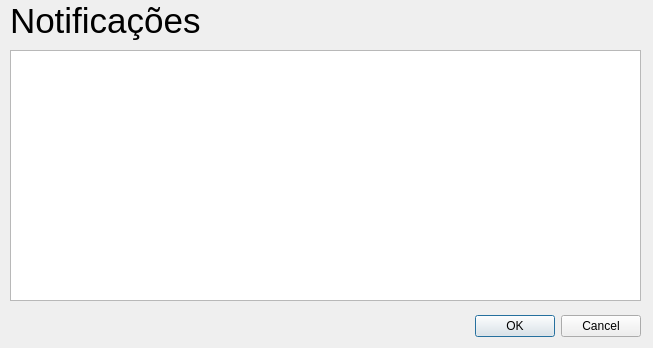
<?xml version="1.0" encoding="UTF-8"?>
<ui version="4.0">
 <class>telaNotificacoes</class>
 <widget class="QDialog" name="telaNotificacoes">
  <property name="geometry">
   <rect>
    <x>0</x>
    <y>0</y>
    <width>653</width>
    <height>348</height>
   </rect>
  </property>
  <property name="windowTitle">
   <string>Dialog</string>
  </property>
  <widget class="QDialogButtonBox" name="buttonBox">
   <property name="geometry">
    <rect>
     <x>300</x>
     <y>310</y>
     <width>341</width>
     <height>32</height>
    </rect>
   </property>
   <property name="orientation">
    <enum>Qt::Horizontal</enum>
   </property>
   <property name="standardButtons">
    <set>QDialogButtonBox::Cancel|QDialogButtonBox::Ok</set>
   </property>
  </widget>
  <widget class="QTableWidget" name="tb_reservas">
   <property name="geometry">
    <rect>
     <x>10</x>
     <y>50</y>
     <width>631</width>
     <height>251</height>
    </rect>
   </property>
  </widget>
  <widget class="QLabel" name="label">
   <property name="geometry">
    <rect>
     <x>10</x>
     <y>0</y>
     <width>281</width>
     <height>41</height>
    </rect>
   </property>
   <property name="font">
    <font>
     <pointsize>26</pointsize>
    </font>
   </property>
   <property name="text">
    <string>Notificações</string>
   </property>
  </widget>
 </widget>
 <resources/>
 <connections>
  <connection>
   <sender>buttonBox</sender>
   <signal>accepted()</signal>
   <receiver>telaNotificacoes</receiver>
   <slot>accept()</slot>
   <hints>
    <hint type="sourcelabel">
     <x>248</x>
     <y>254</y>
    </hint>
    <hint type="destinationlabel">
     <x>157</x>
     <y>274</y>
    </hint>
   </hints>
  </connection>
  <connection>
   <sender>buttonBox</sender>
   <signal>rejected()</signal>
   <receiver>telaNotificacoes</receiver>
   <slot>reject()</slot>
   <hints>
    <hint type="sourcelabel">
     <x>316</x>
     <y>260</y>
    </hint>
    <hint type="destinationlabel">
     <x>286</x>
     <y>274</y>
    </hint>
   </hints>
  </connection>
 </connections>
</ui>
